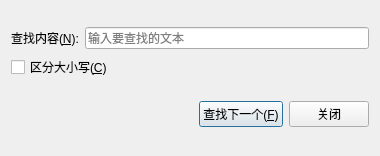
<?xml version="1.0" encoding="UTF-8"?>
<ui version="4.0">
 <class>FindDialog</class>
 <widget class="QDialog" name="FindDialog">
  <property name="geometry">
   <rect>
    <x>0</x>
    <y>0</y>
    <width>380</width>
    <height>156</height>
   </rect>
  </property>
  <property name="windowTitle">
   <string>查找</string>
  </property>
  <layout class="QVBoxLayout" name="verticalLayout">
   <item>
    <layout class="QGridLayout" name="gridLayout">
     <item row="0" column="0">
      <widget class="QLabel" name="findLabel">
       <property name="text">
        <string>查找内容(&amp;N):</string>
       </property>
       <property name="buddy">
        <cstring>findEdit</cstring>
       </property>
      </widget>
     </item>
     <item row="0" column="1">
      <widget class="QLineEdit" name="findEdit">
       <property name="placeholderText">
        <string>输入要查找的文本</string>
       </property>
      </widget>
     </item>
     <item row="1" column="0" colspan="2">
      <widget class="QCheckBox" name="caseSensitiveCheck">
       <property name="text">
        <string>区分大小写(&amp;C)</string>
       </property>
      </widget>
     </item>
    </layout>
   </item>
   <item>
    <layout class="QHBoxLayout" name="horizontalLayout">
     <item>
      <widget class="QLabel" name="resultLabel">
       <property name="text">
        <string/>
       </property>
      </widget>
     </item>
     <item>
      <spacer name="horizontalSpacer">
       <property name="orientation">
        <enum>Qt::Horizontal</enum>
       </property>
       <property name="sizeHint" stdset="0">
        <size>
         <width>40</width>
         <height>20</height>
        </size>
       </property>
      </spacer>
     </item>
     <item>
      <widget class="QPushButton" name="findNextButton">
       <property name="text">
        <string>查找下一个(&amp;F)</string>
       </property>
       <property name="default">
        <bool>true</bool>
       </property>
      </widget>
     </item>
     <item>
      <widget class="QPushButton" name="closeButton">
       <property name="text">
        <string>关闭</string>
       </property>
      </widget>
     </item>
    </layout>
   </item>
  </layout>
 </widget>
 <resources/>
 <connections/>
</ui>
